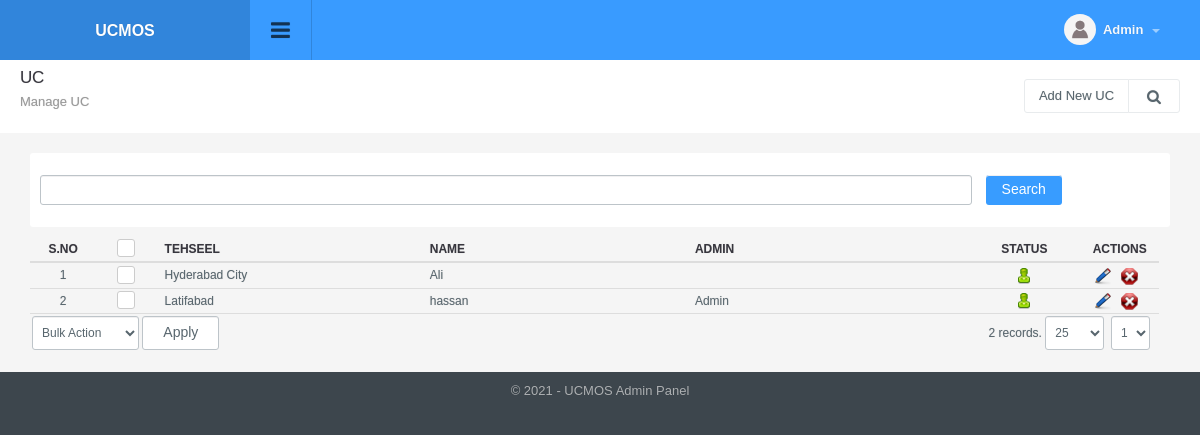
/uc_manage.php (signed in), run on an earlier commit of the app's database.
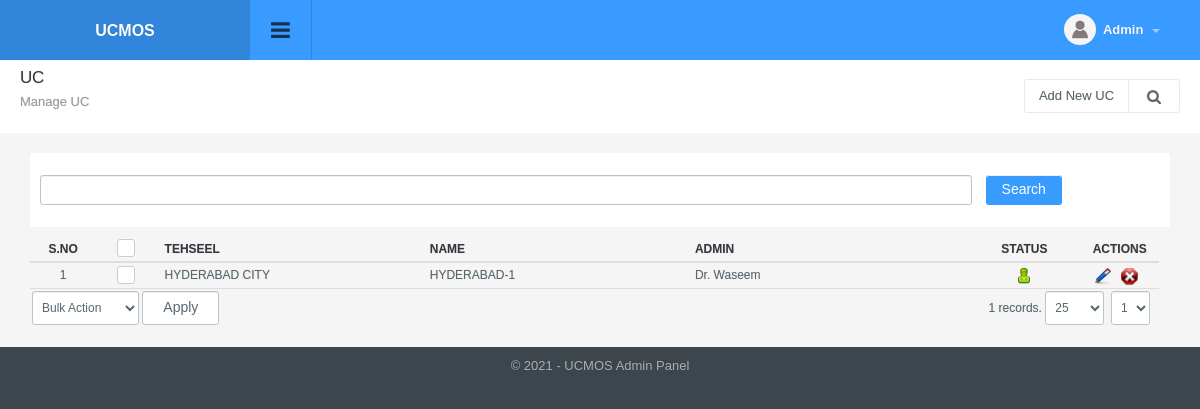
And on a later commit of the database.
### tables this page shows
CREATE TABLE `uc` (
  `id` int(11) NOT NULL,
  `tehseel_id` int(11) NOT NULL,
  `name` varchar(220) NOT NULL,
  `admin_id` int(11) NOT NULL,
  `target` varchar(220) NOT NULL,
  `status` int(1) NOT NULL DEFAULT '1',
  `ts` timestamp NOT NULL DEFAULT CURRENT_TIMESTAMP ON UPDATE CURRENT_TIMESTAMP
);

CREATE TABLE `tehseel` (
  `id` int(11) NOT NULL,
  `name` varchar(220) NOT NULL,
  `status` int(1) NOT NULL DEFAULT '1',
  `ts` timestamp NOT NULL DEFAULT CURRENT_TIMESTAMP ON UPDATE CURRENT_TIMESTAMP
);

### include/db.php (called while the page is built, shortened)
<?php
function doquery($qr,$lnk){
	@$res=mysqli_query($lnk,$qr) or die($qr." - ".mysqli_error($lnk));
	return $res;
}
function dofetch($rs){
	@$rec=mysqli_fetch_array($rs);
	return $rec;
}
function numrows($rs){
	return mysqli_num_rows($rs);
}

### include/utility.php (called while the page is built, shortened)
<?php
function unslash($str){
	return stripslashes(utf8_decode($str));
	}
function get_field($table_id, $table, $field_name='title'){
 	global $dblink;
 	$rs=doquery("select ".$field_name." from $table where id='".$table_id."'", $dblink);
 	if(numrows($rs)>0){
 		$r=dofetch($rs);
 		return unslash($r[$field_name]);
 	}
}

### modules/uc/list.php (the view, shortened to what the changed rows need)
<?php
$extra='';
?>
<div class="page-header">
	<h1 class="title"> UC</h1>
</div>
<div class="panel-body table-responsive">
	<table class="table table-hover list">
    	<thead>
            <tr>
                <th width="5%" class="text-center">S.no</th>
                <th class="text-center" width="5%"><div class="checkbox checkbox-primary">
                    <label for="select_all"></label></div></th>
                <th width="20%">Tehseel</th>
                <th width="20%">Name</th>
                <th width="20%">Admin</th>
                <th width="10%" class="text-center">Status</th>
                <th width="5%">Actions</th>
            </tr>
    	</thead>
    	<tbody>
			<?php
            $sql="select * from uc where 1 $extra";
            $rs=show_page($rows, $pageNum, $sql);
            if(numrows($rs)>0){
                $sn=1;
                while($r=dofetch($rs)){
                    ?>
                    <tr>
                        <td class="text-center"><?php echo $sn;?></td>
                        <td class="text-center"><div class="checkbox margin-t-0 checkbox-primary">
                            <label for="<?php echo "rec_".$sn?>"></label></div>
                        </td>
                        <td><?php echo get_field($r["tehseel_id"], "tehseel", "name"); ?></td>
                        <td><?php echo unslash($r["name"]); ?></td>
                        <td><?php echo get_field($r["admin_id"], "admin", "name"); ?></td>
                        <td class="text-center"><a href="uc_manage.php?id=<?php echo $r['id'];?>&tab=status&s=<?php echo ($r["status"]==0)?1:0;?>">
                                <?php
                                if($r["status"]==0){
                                    ?>
                                    <img src="images/offstatus.png" alt="Off" title="Set Status On">
                                    <?php
                                }
                                else{
                                    ?>
                                    <img src="images/onstatus.png" alt="On" title="Set Status Off">
                                    <?php
                                }
                                ?>
                            </a></td>
                        <td>
                            <a href="uc_manage.php?tab=edit&id=<?php echo $r['id'];?>"><img title="Edit Record" alt="Edit" src="images/edit.png"></a>&nbsp;&nbsp;
                            <a onclick="return confirm('Are you sure you want to delete')" href="uc_manage.php?id=<?php echo $r['id'];?>&amp;tab=delete"><img title="Delete Record" alt="Delete" src="images/delete.png"></a>
                        </td>
                    </tr>
                    <?php
                    $sn++;
                }
                ?>
                <tr>
                    <td colspan="4" class="actions">
                        <select name="bulk_action" id="bulk_action" title="Choose Action">
                            <option value="null">Bulk Action</option>
                        </select>
                        <input type="button" name="apply" value="Apply" id="apply_bulk_action" class="btn btn-light" title="Apply Action"  />
                    </td>
                    <td colspan="3" class="paging" title="Paging" align="right"><?php echo pages_list($rows, "admin", $sql, $pageNum)?></td>
                </tr>
                <?php
            }
            else{
                ?>
                <tr>
                    <td colspan="8"  class="no-record">No Result Found</td>
                </tr>
                <?php
            }
            ?>
    	</tbody>
  	</table>
</div>

What changed in the data, as far as the page shows it:
removed uc: tehseel.name "Hyderabad City", name "Ali", status 1 (drawn)
removed uc: tehseel.name "Latifabad", name "hassan", admin.name "Admin", status 1 (drawn)
added uc: tehseel.name "HYDERABAD CITY", name "HYDERABAD-1", admin.name "Dr. Waseem", status 1 (drawn)
Also different on the page:
pages_list($rows, "admin", $sql, $pageNum): "2 records." → "1 records."
